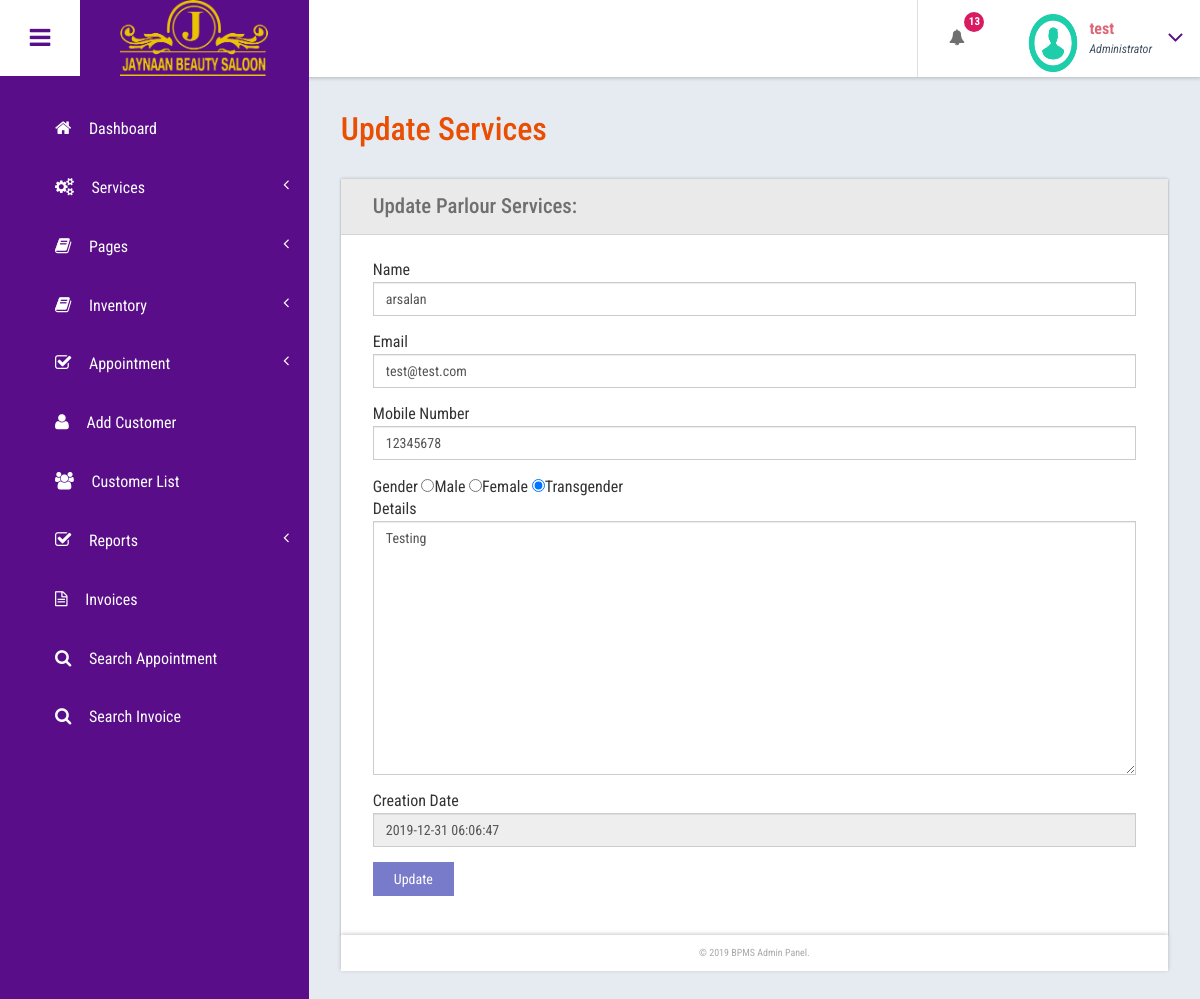
Page /salon.opencapto.io/admin/edit-customer-detailed.php?editid=7 (signed in) on the committed database.
### tables this page shows
CREATE TABLE `tblcustomers` (
  `ID` int(10) NOT NULL,
  `Name` varchar(120) DEFAULT NULL,
  `Email` varchar(200) DEFAULT NULL,
  `MobileNumber` bigint(11) DEFAULT NULL,
  `Gender` enum('Female','Male','Transgender') DEFAULT NULL,
  `Details` mediumtext,
  `CreationDate` timestamp NULL DEFAULT CURRENT_TIMESTAMP,
  `UpdationDate` timestamp NULL DEFAULT NULL ON UPDATE CURRENT_TIMESTAMP
);

### salon.opencapto.io/admin/edit-customer-detailed.php (the view, shortened to what this page needs)
<?php
include('includes/dbconnection.php');
if (strlen($_SESSION['bpmsaid']==0)) {
  header('location:logout.php');
  } else{
  ?>
<!DOCTYPE HTML>
<html>
<head>
<link href="css/bootstrap.css" rel='stylesheet' type='text/css' />
<link href="css/style.css" rel='stylesheet' type='text/css' />
<link href="css/font-awesome.css" rel="stylesheet">
<link href="css/animate.css" rel="stylesheet" type="text/css" media="all">
<link href="css/custom.css" rel="stylesheet">
</head>
<body class="cbp-spmenu-push">
	<div class="main-content">
		 <?php include_once('includes/sidebar.php');?>
	 <?php include_once('includes/header.php');?>
		<div id="page-wrapper">
			<div class="main-page">
				<div class="forms">
					<h3 class="title1">Update Services</h3>
					<div class="form-grids row widget-shadow" data-example-id="basic-forms">
						<div class="form-title">
							<h4>Update Parlour Services:</h4>
						</div>
						<div class="form-body">
							<form method="post">
  <?php
 $cid=$_GET['editid'];
$ret=mysqli_query($con,"select * from  tblcustomers where ID='$cid'");
while ($row=mysqli_fetch_array($ret)) {
?>
							 <div class="form-group"> <label for="exampleInputEmail1">Name</label> <input type="text" class="form-control" id="name" name="name"  value="<?php  echo $row['Name'];?>" required="true"> </div> <div class="form-group"> <label for="exampleInputPassword1">Email</label> <input type="text" id="email" name="email" class="form-control"  value="<?php  echo $row['Email'];?>" required="true"> </div>
							 <div class="form-group"> <label for="exampleInputPassword1">Mobile Number</label> <input type="text" id="mobilenum" name="mobilenum" class="form-control"  value="<?php  echo $row['MobileNumber'];?>" required="true"> </div>
							 <div class="form-group"> <label for="exampleInputPassword1">Gender</label> <?php if($row['Gender']=="Male")
{?><!--<input type="radio" id="gender" name="gender" value="Male" checked="true">Male
                     <input type="radio" name="gender" value="Female">Female
                     <input type="radio" name="gender" value="Transgender">Transgender-->
                   <?php } ?>
<?php if($row['Gender']=="Female")
{?><input type="radio" id="gender" name="gender" value="Male" >Male
                     <input type="radio" name="gender" value="Female" checked="true">Female
                     <input type="radio" name="gender" value="Transgender">Transgender
                   <?php }
                    else {?>
 <input type="radio" id="gender" name="gender" value="Male" >Male
  <input type="radio" name="gender" value="Female" >Female
  <input type="radio" name="gender" value="Transgender" checked="true">Transgender
                   <?php }?>
                   <div class="form-group"> <label for="exampleInputEmail1">Details</label> <textarea type="text" class="form-control" id="details" name="details" placeholder="Details" required="true" rows="12" cols="4"><?php  echo $row['Details'];?></textarea> </div>
                   <div class="form-group"> <label for="exampleInputPassword1">Creation Date</label> <input type="text" id="" name="" class="form-control"  value="<?php  echo $row['CreationDate'];?>" readonly='true'> </div>
							 <?php } ?>
							  <button type="submit" name="submit" class="btn btn-default">Update</button> </form>
						</div>
					</div>
			</div>
		</div>
		 <?php include_once('includes/footer.php');?>
	</div>
</body>
</html>
<?php } ?>

### salon.opencapto.io/admin/includes/header.php (shortened to what this page needs)
<div class="sticky-header header-section ">
      <div class="header-left">
        <button id="showLeftPush"><i class="fa fa-bars"></i></button>
        <div class="logo">
          <a href="index.html">
         <img src="../images/Logo.png" alt="">
          </a>
        </div>
      </div>
      <div class="header-right">
        <div class="profile_details_left">
          <ul class="nofitications-dropdown">
            <?php
$ret1=mysqli_query($con,"select ID,Name from  tblappointment where Status=0");
$num=mysqli_num_rows($ret1);
?>
            <li class="dropdown head-dpdn">
              <a href="#" class="dropdown-toggle" data-toggle="dropdown" aria-expanded="false"><i class="fa fa-bell"></i><span class="badge blue"><?php echo $num;?></span></a>
            </li>
          </ul>
          <div class="clearfix"> </div>
        </div>
        <div class="profile_details">
        <?php
$adid=$_SESSION['bpmsaid'];
$ret=mysqli_query($con,"select AdminName from tbladmin where ID='$adid'");
$row=mysqli_fetch_array($ret);
$name=$row['AdminName'];
?>
          <ul>
            <li class="dropdown profile_details_drop">
              <a href="#" class="dropdown-toggle" data-toggle="dropdown" aria-expanded="false">
                <div class="profile_img">
                  <span class="prfil-img"><img src="images/download (1).png" alt="" width="50" height="60"> </span>
                  <div class="user-name">
                    <p><?php echo $name; ?></p>
                    <span>Administrator</span>
                  </div>
                  <i class="fa fa-angle-down lnr"></i>
                  <div class="clearfix"></div>
                </div>
              </a>
            </li>
          </ul>
        </div>
      </div>
      <div class="clearfix"> </div>
    </div>

### salon.opencapto.io/admin/css/custom.css (style rules this page uses)
#page-wrapper { padding:7em 2em 2.5em; background-color: #E6EBF1; }

### rows in the picture
tblcustomers: name "arsalan", email "test@test.com", mobilenum "12345678", details "Testing", CreationDate "2019-12-31 06:06:47"

### other values in the picture
$num "13"
$name "test"
